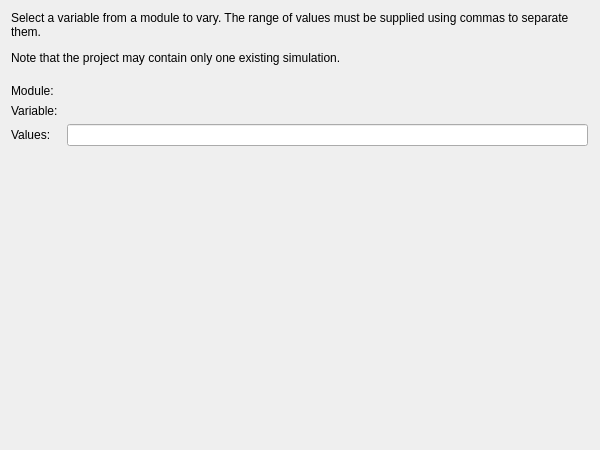
<?xml version="1.0" encoding="UTF-8"?>
<ui version="4.0">
 <class>UnitSensitivityWidget</class>
 <widget class="QWidget" name="UnitSensitivityWidget">
  <property name="geometry">
   <rect>
    <x>0</x>
    <y>0</y>
    <width>600</width>
    <height>450</height>
   </rect>
  </property>
  <property name="windowTitle">
   <string>Form</string>
  </property>
  <layout class="QHBoxLayout" name="horizontalLayout" stretch="1,0">
   <property name="spacing">
    <number>0</number>
   </property>
   <item>
    <widget class="QFrame" name="frame">
     <property name="maximumSize">
      <size>
       <width>600</width>
       <height>16777215</height>
      </size>
     </property>
     <property name="frameShape">
      <enum>QFrame::Shape::NoFrame</enum>
     </property>
     <property name="frameShadow">
      <enum>QFrame::Shadow::Raised</enum>
     </property>
     <layout class="QVBoxLayout" name="verticalLayout">
      <property name="margin" stdset="0">
       <number>0</number>
      </property>
      <item>
       <widget class="QLabel" name="label_2">
        <property name="text">
         <string>&lt;html&gt;&lt;head/&gt;&lt;body&gt;&lt;p&gt;Select a variable from a module to vary. The range of values must be supplied using commas to separate them.&lt;/p&gt;&lt;p&gt;Note that the project may contain only one existing simulation.&lt;/p&gt;&lt;/body&gt;&lt;/html&gt;</string>
        </property>
        <property name="wordWrap">
         <bool>true</bool>
        </property>
       </widget>
      </item>
      <item>
       <spacer name="verticalSpacer_2">
        <property name="orientation">
         <enum>Qt::Orientation::Vertical</enum>
        </property>
        <property name="sizeType">
         <enum>QSizePolicy::Policy::Fixed</enum>
        </property>
        <property name="sizeHint" stdset="0">
         <size>
          <width>17</width>
          <height>13</height>
         </size>
        </property>
       </spacer>
      </item>
      <item>
       <layout class="QGridLayout" name="gridLayout">
        <item row="0" column="0">
         <widget class="QLabel" name="label">
          <property name="text">
           <string>Module: </string>
          </property>
         </widget>
        </item>
        <item row="1" column="0">
         <widget class="QLabel" name="label_3">
          <property name="text">
           <string>Variable: </string>
          </property>
         </widget>
        </item>
        <item row="2" column="0">
         <widget class="QLabel" name="label_4">
          <property name="text">
           <string>Values: </string>
          </property>
         </widget>
        </item>
        <item row="2" column="1">
         <widget class="QLineEdit" name="lineEdit"/>
        </item>
       </layout>
      </item>
      <item>
       <spacer name="verticalSpacer">
        <property name="orientation">
         <enum>Qt::Orientation::Vertical</enum>
        </property>
        <property name="sizeHint" stdset="0">
         <size>
          <width>20</width>
          <height>277</height>
         </size>
        </property>
       </spacer>
      </item>
     </layout>
    </widget>
   </item>
   <item>
    <spacer name="horizontalSpacer">
     <property name="orientation">
      <enum>Qt::Orientation::Horizontal</enum>
     </property>
     <property name="sizeHint" stdset="0">
      <size>
       <width>1</width>
       <height>20</height>
      </size>
     </property>
    </spacer>
   </item>
  </layout>
 </widget>
 <resources/>
 <connections/>
</ui>
